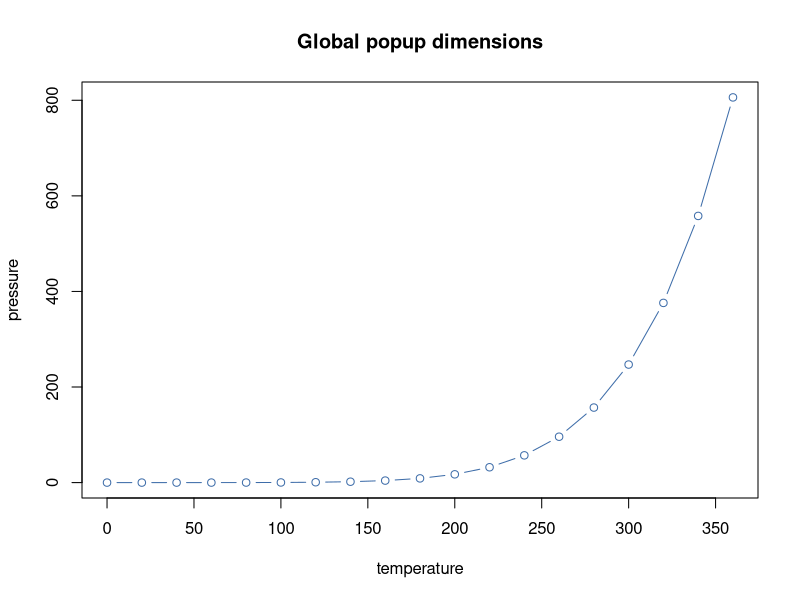

Here is the R script that generated this plot: (Note: this script raises an error after producing the figure.)
# Development Rj/Rjp: per-figure native Image and Svg dimensions.
# Requires the updated preview containing mzrjShowImage() and mzrjShowSvg().
# Works with Embedded and System R. No dataset or extra library is required.
# The first ordinary plot follows Settings > Figure size (px).
plot(pressure, type="b", col="#3e6da9", main="Global popup dimensions")

# These two native results have their own sizes; neither changes the popup.
mzrjShowImage(function() {
    plot(pressure, type="b", col="#3e6da9", main="Native Image: 640 x 400")
}, width=640, height=400, name="pressure_image")

mzrjShowSvg(function() {
    plot(pressure, type="b", col="#3e6da9", main="Native Svg: 720 x 420")
}, width=720, height=420, name="pressure_svg")

# A single dimension preserves the aspect ratio of the global defaults.
mzrjShowImage(function() {
    barplot(c(12,19,8), names.arg=c("Reading","Practice","Discussion"),
            col="#3e6da9", main="Native Image: local width only")
}, width=560, name="counts_image")
